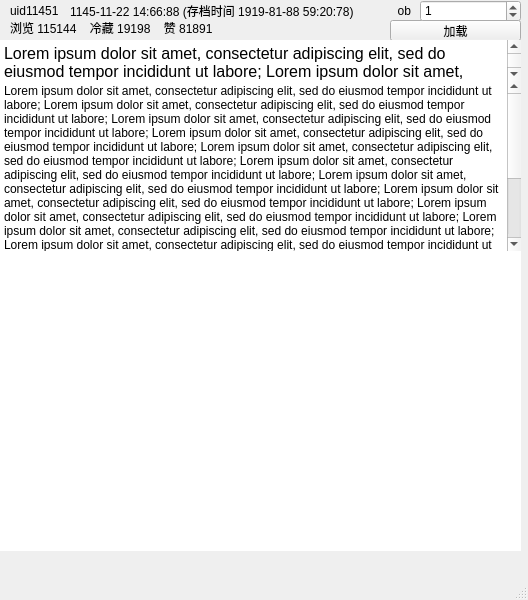
<?xml version="1.0" encoding="UTF-8"?>
<ui version="4.0">
 <class>MainWindow</class>
 <widget class="QMainWindow" name="MainWindow">
  <property name="geometry">
   <rect>
    <x>0</x>
    <y>0</y>
    <width>528</width>
    <height>600</height>
   </rect>
  </property>
  <property name="minimumSize">
   <size>
    <width>528</width>
    <height>600</height>
   </size>
  </property>
  <property name="maximumSize">
   <size>
    <width>528</width>
    <height>600</height>
   </size>
  </property>
  <property name="windowTitle">
   <string>OBARC Viewer</string>
  </property>
  <widget class="QWidget" name="centralwidget">
   <widget class="QTreeView" name="commentTree">
    <property name="geometry">
     <rect>
      <x>0</x>
      <y>250</y>
      <width>521</width>
      <height>301</height>
     </rect>
    </property>
    <property name="sizePolicy">
     <sizepolicy hsizetype="Ignored" vsizetype="Ignored">
      <horstretch>0</horstretch>
      <verstretch>0</verstretch>
     </sizepolicy>
    </property>
    <property name="frameShape">
     <enum>QFrame::NoFrame</enum>
    </property>
   </widget>
   <widget class="QPushButton" name="btnLoad">
    <property name="geometry">
     <rect>
      <x>390</x>
      <y>20</y>
      <width>131</width>
      <height>21</height>
     </rect>
    </property>
    <property name="text">
     <string>加载</string>
    </property>
   </widget>
   <widget class="QTextBrowser" name="textContent">
    <property name="geometry">
     <rect>
      <x>0</x>
      <y>80</y>
      <width>521</width>
      <height>171</height>
     </rect>
    </property>
    <property name="frameShape">
     <enum>QFrame::NoFrame</enum>
    </property>
    <property name="html">
     <string>&lt;!DOCTYPE HTML PUBLIC &quot;-//W3C//DTD HTML 4.0//EN&quot; &quot;http://www.w3.org/TR/REC-html40/strict.dtd&quot;&gt;
&lt;html&gt;&lt;head&gt;&lt;meta name=&quot;qrichtext&quot; content=&quot;1&quot; /&gt;&lt;style type=&quot;text/css&quot;&gt;
p, li { white-space: pre-wrap; }
&lt;/style&gt;&lt;/head&gt;&lt;body style=&quot; font-family:'SimSun'; font-size:9pt; font-weight:400; font-style:normal;&quot;&gt;
&lt;p style=&quot; margin-top:0px; margin-bottom:0px; margin-left:0px; margin-right:0px; -qt-block-indent:0; text-indent:0px;&quot;&gt;Lorem ipsum dolor sit amet, consectetur adipiscing elit, sed do eiusmod tempor incididunt ut labore; Lorem ipsum dolor sit amet, consectetur adipiscing elit, sed do eiusmod tempor incididunt ut labore; Lorem ipsum dolor sit amet, consectetur adipiscing elit, sed do eiusmod tempor incididunt ut labore; Lorem ipsum dolor sit amet, consectetur adipiscing elit, sed do eiusmod tempor incididunt ut labore; Lorem ipsum dolor sit amet, consectetur adipiscing elit, sed do eiusmod tempor incididunt ut labore; Lorem ipsum dolor sit amet, consectetur adipiscing elit, sed do eiusmod tempor incididunt ut labore; Lorem ipsum dolor sit amet, consectetur adipiscing elit, sed do eiusmod tempor incididunt ut labore; Lorem ipsum dolor sit amet, consectetur adipiscing elit, sed do eiusmod tempor incididunt ut labore; Lorem ipsum dolor sit amet, consectetur adipiscing elit, sed do eiusmod tempor incididunt ut labore; Lorem ipsum dolor sit amet, consectetur adipiscing elit, sed do eiusmod tempor incididunt ut labore; Lorem ipsum dolor sit amet, consectetur adipiscing elit, sed do eiusmod tempor incididunt ut labore; Lorem ipsum dolor sit amet, consectetur adipiscing elit, sed do eiusmod tempor incididunt ut labore; Lorem ipsum dolor sit amet, consectetur adipiscing elit, sed do eiusmod tempor incididunt ut labore; Lorem ipsum dolor sit amet, consectetur adipiscing elit, sed do eiusmod tempor incididunt ut labore; Lorem ipsum dolor sit amet, consectetur adipiscing elit, sed do eiusmod tempor incididunt ut labore; Lorem ipsum dolor sit amet, consectetur adipiscing elit, sed do eiusmod tempor incididunt ut labore; Lorem ipsum dolor sit amet, consectetur adipiscing elit, sed do eiusmod tempor incididunt ut labore; Lorem ipsum dolor sit amet, consectetur adipiscing elit, sed do eiusmod tempor incididunt ut labore; &lt;/p&gt;&lt;/body&gt;&lt;/html&gt;</string>
    </property>
    <property name="overwriteMode">
     <bool>false</bool>
    </property>
    <property name="placeholderText">
     <string/>
    </property>
   </widget>
   <widget class="QLabel" name="textUid">
    <property name="geometry">
     <rect>
      <x>10</x>
      <y>0</y>
      <width>61</width>
      <height>21</height>
     </rect>
    </property>
    <property name="text">
     <string>uid11451</string>
    </property>
   </widget>
   <widget class="QLabel" name="textTime">
    <property name="geometry">
     <rect>
      <x>70</x>
      <y>0</y>
      <width>311</width>
      <height>21</height>
     </rect>
    </property>
    <property name="text">
     <string>1145-11-22 14:66:88 (存档时间 1919-81-88 59:20:78)</string>
    </property>
   </widget>
   <widget class="QTextEdit" name="textTitle">
    <property name="geometry">
     <rect>
      <x>0</x>
      <y>40</y>
      <width>521</width>
      <height>41</height>
     </rect>
    </property>
    <property name="font">
     <font>
      <family>Arial</family>
      <pointsize>12</pointsize>
     </font>
    </property>
    <property name="frameShape">
     <enum>QFrame::NoFrame</enum>
    </property>
    <property name="horizontalScrollBarPolicy">
     <enum>Qt::ScrollBarAlwaysOff</enum>
    </property>
    <property name="readOnly">
     <bool>true</bool>
    </property>
    <property name="html">
     <string>&lt;!DOCTYPE HTML PUBLIC &quot;-//W3C//DTD HTML 4.0//EN&quot; &quot;http://www.w3.org/TR/REC-html40/strict.dtd&quot;&gt;
&lt;html&gt;&lt;head&gt;&lt;meta name=&quot;qrichtext&quot; content=&quot;1&quot; /&gt;&lt;style type=&quot;text/css&quot;&gt;
p, li { white-space: pre-wrap; }
&lt;/style&gt;&lt;/head&gt;&lt;body style=&quot; font-family:'Arial'; font-size:12pt; font-weight:400; font-style:normal;&quot;&gt;
&lt;p style=&quot; margin-top:0px; margin-bottom:0px; margin-left:0px; margin-right:0px; -qt-block-indent:0; text-indent:0px;&quot;&gt;&lt;span style=&quot; font-family:'SimSun';&quot;&gt;Lorem ipsum dolor sit amet, consectetur adipiscing elit, sed do eiusmod tempor incididunt ut labore; Lorem ipsum dolor sit amet, consectetur adipiscing elit, sed do eiusmod tempor incididunt ut labore; Lorem ipsum dolor sit amet, consectetur adipiscing elit, sed do eiusmod tempor incididunt ut labore; Lorem ipsum dolor sit amet, consectetur adipiscing elit, sed do eiusmod tempor incididunt ut labore; Lorem ipsum dolor sit amet, consectetur adipiscing elit, sed do eiusmod tempor incididunt ut labore; Lorem ipsum dolor sit amet, consectetur adipiscing elit, sed do eiusmod tempor incididunt ut labore; Lorem ipsum dolor sit amet, consectetur adipiscing elit, sed do eiusmod tempor incididunt ut labore; Lorem ipsum dolor sit amet, consectetur adipiscing elit, sed do eiusmod tempor incididunt ut labore; Lorem ipsum dolor sit amet, consectetur adipiscing elit, sed do eiusmod tempor incididunt ut labore; Lorem ipsum dolor sit amet, consectetur adipiscing elit, sed do eiusmod tempor incididunt ut labore; Lorem ipsum dolor sit amet, consectetur adipiscing elit, sed do eiusmod tempor incididunt ut labore; Lorem ipsum dolor sit amet, consectetur adipiscing elit, sed do eiusmod tempor incididunt ut labore; Lorem ipsum dolor sit amet, consectetur adipiscing elit, sed do eiusmod tempor incididunt ut labore; Lorem ipsum dolor sit amet, consectetur adipiscing elit, sed do eiusmod tempor incididunt ut labore; Lorem ipsum dolor sit amet, consectetur adipiscing elit, sed do eiusmod tempor incididunt ut labore; Lorem ipsum dolor sit amet, consectetur adipiscing elit, sed do eiusmod tempor incididunt ut labore; Lorem ipsum dolor sit amet, consectetur adipiscing elit, sed do eiusmod tempor incididunt ut labore; Lorem ipsum dolor sit amet, consectetur adipiscing elit, sed do eiusmod tempor incididunt ut labore; &lt;/span&gt;&lt;/p&gt;&lt;/body&gt;&lt;/html&gt;</string>
    </property>
   </widget>
   <widget class="QLabel" name="label">
    <property name="geometry">
     <rect>
      <x>380</x>
      <y>0</y>
      <width>31</width>
      <height>21</height>
     </rect>
    </property>
    <property name="text">
     <string>ob</string>
    </property>
    <property name="alignment">
     <set>Qt::AlignRight|Qt::AlignTrailing|Qt::AlignVCenter</set>
    </property>
   </widget>
   <widget class="QLabel" name="label_2">
    <property name="geometry">
     <rect>
      <x>10</x>
      <y>20</y>
      <width>231</width>
      <height>16</height>
     </rect>
    </property>
    <property name="text">
     <string>浏览 115144    冷藏 19198    赞 81891</string>
    </property>
   </widget>
   <widget class="QSpinBox" name="numOid">
    <property name="geometry">
     <rect>
      <x>420</x>
      <y>0</y>
      <width>101</width>
      <height>22</height>
     </rect>
    </property>
    <property name="value">
     <number>1</number>
    </property>
   </widget>
  </widget>
  <widget class="QMenuBar" name="menubar">
   <property name="geometry">
    <rect>
     <x>0</x>
     <y>0</y>
     <width>528</width>
     <height>23</height>
    </rect>
   </property>
  </widget>
  <widget class="QStatusBar" name="statusbar"/>
 </widget>
 <tabstops>
  <tabstop>btnLoad</tabstop>
  <tabstop>textContent</tabstop>
  <tabstop>commentTree</tabstop>
 </tabstops>
 <resources/>
 <connections/>
</ui>
